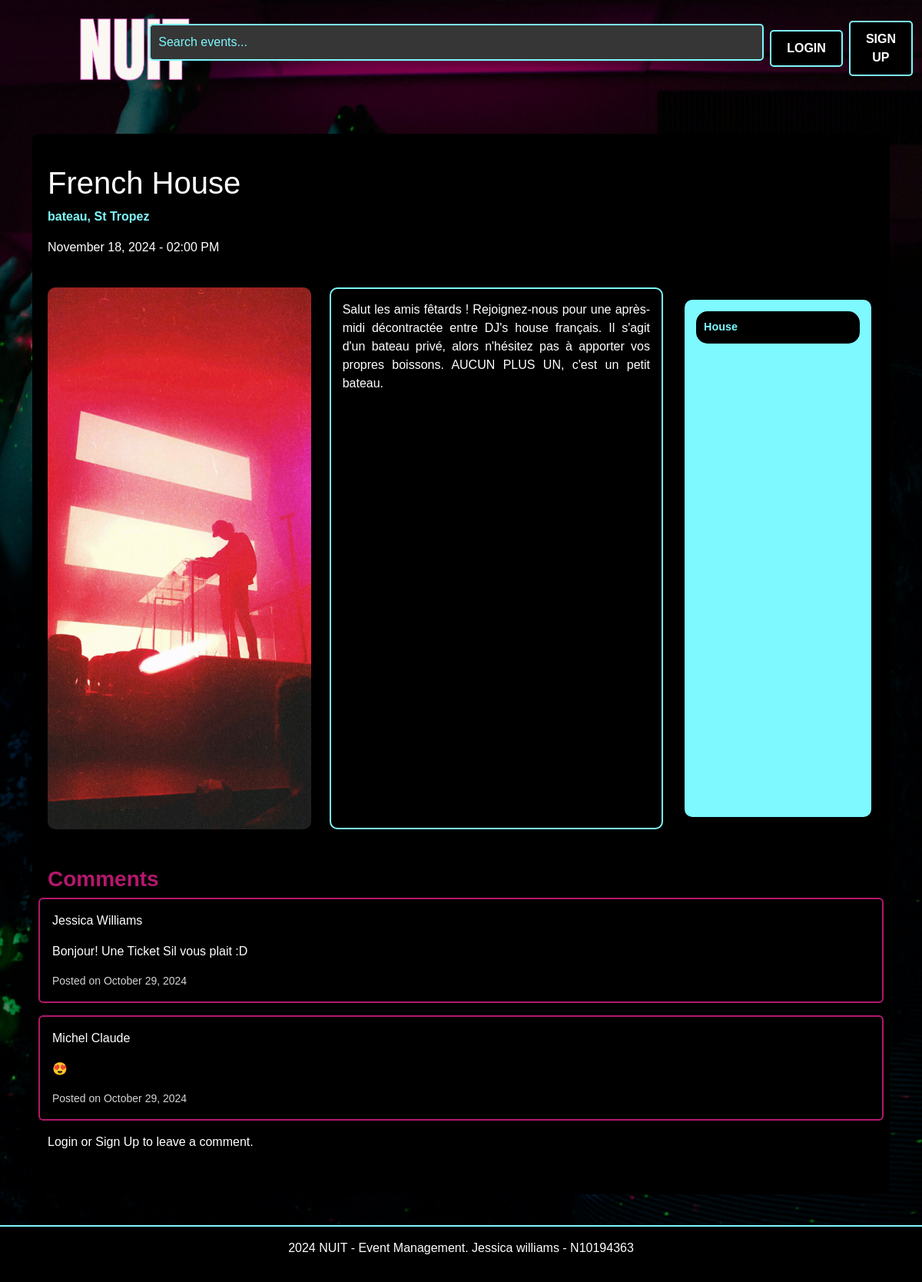
Screenshot of /event-details/2 with the database file from the repository.
### NUIT/models.py (models this page shows, shortened)
class Event(db.Model):
    id = db.Column(db.Integer, primary_key=True)
    name = db.Column(db.String(100), nullable=False)
    location = db.Column(db.String(100), nullable=False)
    date = db.Column(db.DateTime, nullable=False)
    description = db.Column(db.Text, nullable=True)
    available_tickets = db.Column(db.Integer, nullable=False)
    categories = db.Column(db.String(200), nullable=False)
    status = db.Column(db.String(200), default="Tickets available", nullable=False)
    image = db.Column(db.String(100), nullable=True)
    creator_id = db.Column(db.Integer, db.ForeignKey('user.id'), nullable=False)
    comments = db.relationship('Comment', backref='event', lazy=True)
    bookings = db.relationship('Booking', backref='event', lazy=True)

class Comment(db.Model):
    id = db.Column(db.Integer, primary_key=True)
    text = db.Column(db.String(500), nullable=False)
    created_at = db.Column(db.DateTime, default=datetime.now(timezone.utc))
    user_id = db.Column(db.Integer, db.ForeignKey('user.id'), nullable=False)
    event_id = db.Column(db.Integer, db.ForeignKey('event.id'), nullable=False)

class User(db.Model, UserMixin):
    id = db.Column(db.Integer, primary_key=True)
    first_name = db.Column(db.String(100), nullable=False)
    last_name = db.Column(db.String(100), nullable=False)
    email = db.Column(db.String(100), unique=True, nullable=False)
    password_hash = db.Column(db.String(128), nullable=False)
    comments = db.relationship('Comment', backref='user', lazy=True)
    bookings = db.relationship('Booking', backref='user', lazy=True)
    created_events = db.relationship('Event', backref='creator', lazy=True)

### NUIT/views.py (the view)
@main_bp.route('/event-details/<int:event_id>', methods=['GET', 'POST'])
def event_details(event_id):
    event = Event.query.get_or_404(event_id)
    comments = Comment.query.filter_by(event_id=event_id).all()
    comment_form = CommentForm()
    booking_form = BookingForm()
    return render_template('event_details.html', event=event, comments=comments, comment_form=comment_form, booking_form=booking_form)

### NUIT/forms.py (shortened to what this page needs)
class CommentForm(FlaskForm):
    text = TextAreaField("Comment", validators=[InputRequired(), Length(max=500)])
    submit = SubmitField("Post")

class BookingForm(FlaskForm):
    quantity = IntegerField("Ticket Quantity", validators=[InputRequired(), NumberRange(min=1)])
    user_id = HiddenField("UserID", validators=[InputRequired()])
    event_id = HiddenField("EventID", validators=[InputRequired()])
    submit = SubmitField("Book Now")

### NUIT/templates/event_details.html (shortened to what this page needs)
{% extends "base.html" %} {% from "bootstrap5/form.html" import render_form %}
{% block content %}
<div class="container mt-5">
  <div class="section-background">
    <div class="row d-flex justify-content-between align-items-center">
      <div class="col-md-6">
        <h1>{{ event.name }}</h1>
        <p class="location">{{ event.location }}</p>
        <p>{{ event.date.strftime('%B %d, %Y - %I:%M %p') }}</p>
      </div>
    </div>
    <div class="row d-flex align-items-stretch mt-4">
      <div class="col-md-4 d-flex justify-content-center align-items-stretch">
        <img
        src="{{ url_for('static', filename=event.image.replace('nuit/static/', '')) }}"
        alt="Event Image"
        class="img-fluid"
        style="max-width: 100%; border-radius: 10px"
      />
      </div>
      <div class="col-md-5 d-flex flex-column">
        <div
          class="description d-flex flex-column justify-content-between"
          style="
            background-color: black;
            color: white;
            border: 2px solid #7df9ff;
            padding: 15px;
            border-radius: 10px;
            height: 100%;
          "
        >
          <p style="text-align: justify">{{ event.description }}</p>
        </div>
      </div>
      <div
        class="col-md-3 d-flex flex-column justify-content-start p-3 align-items-stretch"
      >
        <div class="music-tags d-flex flex-column justify-content-start">
          {% for category in event.categories.split(',') %}
          <span class="pill-tag">{{ category }}</span>
          {% endfor %}
        </div>
      </div>
    </div>
    <div class="row mt-5">
      <h3>Comments</h3>
      {% for comment in comments %}
          <div class="card p-3 mb-3 comment-card">
            <p class="username">{{ comment.user.first_name }} {{ comment.user.last_name }}</p>
              <p>{{ comment.text }}</p>
              <small>Posted on {{ comment.created_at.strftime('%B %d, %Y') }}</small>
          </div>
      {% endfor %}
        </div>
        {% if current_user.is_authenticated %}
        <h4>Leave a Comment</h4>
        <form
          method="POST"
          action="{{ url_for('event_bp.post_comment', event_id=event.id) }}"
        >
          {{ comment_form.hidden_tag() }}
          <div class="mb-3">
            {{ comment_form.text.label(class="form-label") }} {{
              comment_form.text(class="form-control", rows="3") }}
          </div>
          {{ comment_form.submit(class="btn btn-primary") }}
        </form>
        {% else %}
        <p>Login or Sign Up to leave a comment.</p>
          {% endif %}
      </div>
    </div>
  </div>
{% endblock %}

### NUIT/templates/base.html (shortened to what this page needs)
<html>
  <head>
    <link
      href="https://cdn.jsdelivr.net/npm/bootstrap@5.3.2/dist/css/bootstrap.min.css"
      rel="stylesheet"
    />
    <link
      rel="stylesheet"
      href="{{ url_for('static', filename='css/styles.css') }}"
    />
  </head>
  <body>
    <header>
      <nav class="navbar navbar-expand-lg navbar-dark bg-dark">
        <div
          class="container-fluid d-flex justify-content-between align-items-center"
        >
          <a class="navbar-brand" href="{{ url_for('main.index') }}">
            <img src="{{ url_for('static', filename='img/logo.png') }}" alt="Nuit Logo" class="logo" />
          </a>
          <form
            method="GET"
            action="{{ url_for('main.index') }}"
            class="d-flex mx-auto"
          >
            <input
              class="form-control"
              type="search"
              name="search"
              placeholder="Search events..."
              aria-label="Search"
              style="width: 800px"
            />
          </form>
          {% if current_user.is_authenticated %}
          <div class="d-flex ms-2">
            <a href="{{ url_for('main.create_event') }}">
              <button class="btn">Create Event +</button>
            </a>
          </div>
          <div class="d-flex ms-2">
            <a href="{{ url_for('main.user_events') }}" class="btn"
              >My Events</a
            >
          </div>
          <div class="d-flex ms-2">
            <a href="{{ url_for('main.booking_history') }}" class="btn"
              >Booking History</a
            >
          </div>
          <div class="d-flex ms-2">
            <a href="{{ url_for('auth.logout') }}" class="btn">Log Out</a>
          </div>
          {% else %}
          <div class="d-flex ms-2">
            <button
              type="button"
              class="btn btn-filter"
              data-bs-toggle="modal"
              data-bs-target="#loginModal"
            >
              Login
            </button>
          </div>
          <div class="d-flex ms-2">
            <button
              type="button"
              class="btn"
              data-bs-toggle="modal"
              data-bs-target="#registerModal"
            >
              SIGN UP
            </button>
            {% endif %}
          </div>
        </div>
      </nav>
      <div class="container-fluid">
       {% block content %} {% endblock %}
    </header>
    <footer class="footer bg-dark text-white text-center py-3 mt-auto">
      <p>2024 NUIT - Event Management. Jessica williams - N10194363</p>
    </footer>
  </body>
</html>

### NUIT/static/css/styles.css (style rules this page uses)
body, h1, h2, h3, h4, h5, h6, p, a, button, input, footer, .search-bar { font-family: Verdana, Geneva, sans-serif; }
h3,h4 { color: rgb(179, 24, 109); font-weight: bold; }
html, body { height: 100%; margin: 0; }
body { display: flex; flex-direction: column; justify-content: space-between; }
.navbar { background-color: transparent !important; border: none; }
.logo { height: 100px; width: auto; max-width: 100%; margin-left: 80px; margin-right: 20px; }
.btn { background-color: #000000; color: white; border: 2px solid rgb(125, 249, 255); padding: 10px 20px; border-radius: 5px; font-weight: bold; text-transform: uppercase; transition: background-color 0.3s ease, border-color 0.3s ease; }
.location { color: #7DF9FF; font-weight: bold; }
body { background-image: url('../img/background.jpg'); background-size: cover; background-position: center; background-repeat: no-repeat; background-attachment: fixed; color: white; position: relative; z-index: 0; }
body::before { content: ""; position: fixed; top: 0; left: 0; width: 100%; height: 100%; background-color: rgba(0, 0, 0, 0.5); z-index: -1; }
.section-background { background-color: black; padding: 40px 20px; margin-bottom: 40px; border-radius: 10px; }
.description { word-wrap: break-word; }
.footer { background-color: #000000 !important; color: white !important; padding: 20px; text-align: center; border-top: 2px solid #7DF9FF; flex-shrink: 0; }
.music-tags { background-color: #7DF9FF; border-radius: 10px; padding: 15px; width: 100%; box-sizing: border-box; height: 100%; }
.pill-tag { background-color: black; color: #7DF9FF; border-radius: 15px; padding: 10px; font-size: 0.9rem; font-weight: bold; margin-bottom: 10px; }
.comment-card { background-color: black; border: 2px solid rgb(179, 24, 109); color: white; }
.comment-card small { color: lightgray; }
.form-control { background-color: rgb(54, 54, 54); color: #7DF9FF; border: 2px solid #7DF9FF; border-radius: 5px; padding: 10px; }
.form-control::placeholder { color: #7DF9FF; }

### rows the page displays
Event: name "French House", location "bateau, St Tropez", date "November 18, 2024 - 02:00 PM", image (picture), description "Salut les amis fêtards ! Rejoignez-nous pour une après-midi décontractée entre DJ's house français. Il s'agit d'un bateau privé, alors n'hésitez pas à apporter vos propres boissons. AUCUN PLUS UN, c'est un petit bateau.", categories "House"
Comment: user.first_name "Jessica", user.last_name "Williams", text "Bonjour! Une Ticket Sil vous plait :D", created_at "October 29, 2024"
Comment: user.first_name "Michel", user.last_name "Claude", text "😍", created_at "October 29, 2024"
